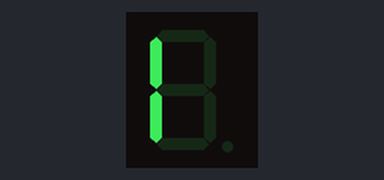
Simulated run of this sketch. Board: Arduino Uno, built with avr-gcc and run on an emulated ATmega328P. Parts: 1-digit seven-segment display. Wiring (inferred from the names in the program): 1-digit 7-segment display, segments lit when HIGH: segments A4, A5, pin 7, pin 8, pin 5, pin 3, pin 6. The segment pins are drawn as the display they are named for.

Above: at 0.1 s.
At 1.1 s:
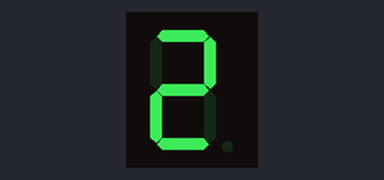
At 2.1 s:
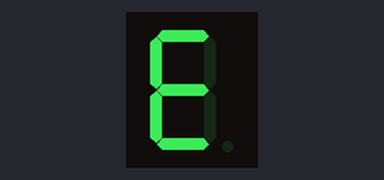
At 3.1 s:
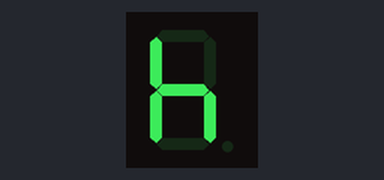
At 6.1 s:
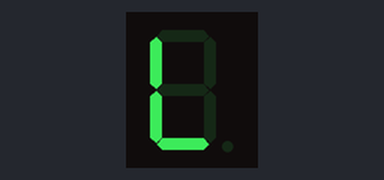
At 7.1 s:
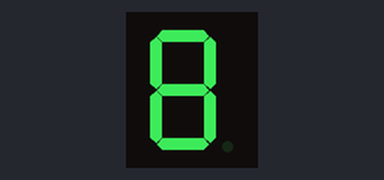

The sketch:

7_segmentos.ino
```cpp
const int A = A4;
const int B = A5;
const int C = 7;
const int D = 8;
const int E = 5;
const int F = 3;
const int G = 6;

void setup() {
  // put your setup code here, to run once:
  pinMode(A, OUTPUT);
  pinMode(B, OUTPUT);
  pinMode(C, OUTPUT);
  pinMode(D, OUTPUT);
  pinMode(E, OUTPUT);
  pinMode(F, OUTPUT);
  pinMode(G, OUTPUT);
}

void loop() {
  // 1
  digitalWrite(A, LOW);
  digitalWrite(B, LOW);
  digitalWrite(C, LOW);
  digitalWrite(D, LOW);
  digitalWrite(E, HIGH);
  digitalWrite(F, HIGH);
  digitalWrite(G, LOW);

  delay(1000);

  // 2
  digitalWrite(A, HIGH);
  digitalWrite(B, HIGH);
  digitalWrite(C, LOW);
  digitalWrite(D, HIGH);
  digitalWrite(E, HIGH);
  digitalWrite(F, LOW);
  digitalWrite(G, HIGH);

  delay(1000);

  // 3
  digitalWrite(A, HIGH);
  digitalWrite(B, LOW);
  digitalWrite(C, LOW);
  digitalWrite(D, HIGH);
  digitalWrite(E, HIGH);
  digitalWrite(F, HIGH);
  digitalWrite(G, HIGH);

  delay(1000);

  // 4
  digitalWrite(A, LOW);
  digitalWrite(B, LOW);
  digitalWrite(C, HIGH);
  digitalWrite(D, LOW);
  digitalWrite(E, HIGH);
  digitalWrite(F, HIGH);
  digitalWrite(G, HIGH);

  delay(1000);

  // 5
  digitalWrite(A, HIGH);
  digitalWrite(B, LOW);
  digitalWrite(C, HIGH);
  digitalWrite(D, HIGH);
  digitalWrite(E, LOW);
  digitalWrite(F, HIGH);
  digitalWrite(G, HIGH);

  delay(1000);

  // 6
  digitalWrite(A, HIGH);
  digitalWrite(B, HIGH);
  digitalWrite(C, HIGH);
  digitalWrite(D, HIGH);
  digitalWrite(E, LOW);
  digitalWrite(F, HIGH);
  digitalWrite(G, HIGH);

  delay(1000);

  // 7
  digitalWrite(A, LOW);
  digitalWrite(B, LOW);
  digitalWrite(C, LOW);
  digitalWrite(D, HIGH);
  digitalWrite(E, HIGH);
  digitalWrite(F, HIGH);
  digitalWrite(G, LOW);

  delay(1000);

  // 8
  digitalWrite(3, HIGH);
  digitalWrite(5, HIGH);
  digitalWrite(6, HIGH);
  digitalWrite(7, HIGH);
  digitalWrite(8, HIGH);
  digitalWrite(A4, HIGH);
  digitalWrite(A5, HIGH);

  delay(1000);
}
```

Measured:
- by itself, everything shown: repeats every 8.0 s, in 8 steps
- what the display in image 1 shows lasts 1.0 s, from 1.0 s to 2.0 s
